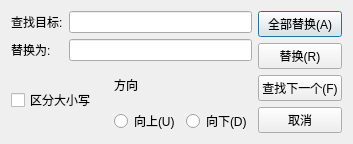
<?xml version="1.0" encoding="UTF-8"?>
<ui version="4.0">
 <class>ReplaceDialog</class>
 <widget class="QDialog" name="ReplaceDialog">
  <property name="geometry">
   <rect>
    <x>0</x>
    <y>0</y>
    <width>353</width>
    <height>124</height>
   </rect>
  </property>
  <property name="windowTitle">
   <string>Dialog</string>
  </property>
  <layout class="QHBoxLayout" name="horizontalLayout_5">
   <item>
    <layout class="QHBoxLayout" name="horizontalLayout_4">
     <item>
      <layout class="QVBoxLayout" name="verticalLayout_4">
       <item>
        <layout class="QHBoxLayout" name="horizontalLayout_2">
         <item>
          <layout class="QVBoxLayout" name="verticalLayout_2">
           <item>
            <widget class="QLabel" name="label_2">
             <property name="text">
              <string>查找目标:</string>
             </property>
            </widget>
           </item>
           <item>
            <widget class="QLabel" name="label">
             <property name="text">
              <string>替换为:</string>
             </property>
            </widget>
           </item>
          </layout>
         </item>
         <item>
          <layout class="QVBoxLayout" name="verticalLayout_5">
           <item>
            <widget class="QLineEdit" name="lineEdit_2"/>
           </item>
           <item>
            <widget class="QLineEdit" name="lineEdit"/>
           </item>
          </layout>
         </item>
        </layout>
       </item>
       <item>
        <layout class="QHBoxLayout" name="horizontalLayout_3">
         <item>
          <widget class="QCheckBox" name="checkBox">
           <property name="text">
            <string>区分大小写</string>
           </property>
          </widget>
         </item>
         <item>
          <layout class="QVBoxLayout" name="verticalLayout">
           <item>
            <widget class="QLabel" name="label_3">
             <property name="text">
              <string>方向</string>
             </property>
            </widget>
           </item>
           <item>
            <layout class="QHBoxLayout" name="horizontalLayout">
             <item>
              <widget class="QRadioButton" name="radioButton">
               <property name="text">
                <string>向上(U)</string>
               </property>
              </widget>
             </item>
             <item>
              <widget class="QRadioButton" name="radioButton_2">
               <property name="text">
                <string>向下(D)</string>
               </property>
              </widget>
             </item>
            </layout>
           </item>
          </layout>
         </item>
        </layout>
       </item>
      </layout>
     </item>
     <item>
      <layout class="QVBoxLayout" name="verticalLayout_3">
       <item>
        <widget class="QPushButton" name="pushButton_4">
         <property name="text">
          <string>全部替换(A)</string>
         </property>
        </widget>
       </item>
       <item>
        <widget class="QPushButton" name="pushButton_2">
         <property name="text">
          <string>替换(R)</string>
         </property>
        </widget>
       </item>
       <item>
        <widget class="QPushButton" name="pushButton">
         <property name="text">
          <string>查找下一个(F)</string>
         </property>
        </widget>
       </item>
       <item>
        <widget class="QPushButton" name="pushButton_3">
         <property name="text">
          <string>取消</string>
         </property>
        </widget>
       </item>
      </layout>
     </item>
    </layout>
   </item>
  </layout>
 </widget>
 <resources/>
 <connections/>
</ui>
